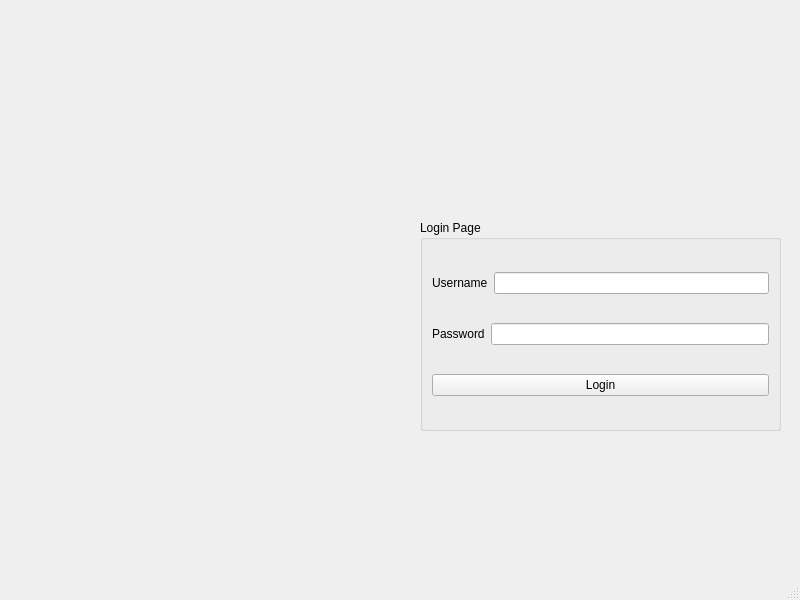
<?xml version="1.0" encoding="UTF-8"?>
<ui version="4.0">
 <class>MainWindow</class>
 <widget class="QMainWindow" name="MainWindow">
  <property name="geometry">
   <rect>
    <x>0</x>
    <y>0</y>
    <width>800</width>
    <height>600</height>
   </rect>
  </property>
  <property name="sizePolicy">
   <sizepolicy hsizetype="Expanding" vsizetype="Expanding">
    <horstretch>0</horstretch>
    <verstretch>0</verstretch>
   </sizepolicy>
  </property>
  <property name="windowTitle">
   <string>MainWindow</string>
  </property>
  <widget class="QWidget" name="centralwidget">
   <widget class="QGroupBox" name="groupBox">
    <property name="geometry">
     <rect>
      <x>420</x>
      <y>220</y>
      <width>361</width>
      <height>211</height>
     </rect>
    </property>
    <property name="title">
     <string>Login Page</string>
    </property>
    <layout class="QGridLayout" name="gridLayout">
     <item row="0" column="0">
      <layout class="QHBoxLayout" name="horizontalLayout">
       <item>
        <widget class="QLabel" name="label">
         <property name="maximumSize">
          <size>
           <width>66</width>
           <height>28</height>
          </size>
         </property>
         <property name="text">
          <string>Username</string>
         </property>
        </widget>
       </item>
       <item>
        <widget class="QLineEdit" name="lineEdit_username"/>
       </item>
      </layout>
     </item>
     <item row="1" column="0">
      <layout class="QHBoxLayout" name="horizontalLayout_2">
       <item>
        <widget class="QLabel" name="label_2">
         <property name="maximumSize">
          <size>
           <width>66</width>
           <height>28</height>
          </size>
         </property>
         <property name="text">
          <string>Password</string>
         </property>
        </widget>
       </item>
       <item>
        <widget class="QLineEdit" name="lineEdit_password"/>
       </item>
      </layout>
     </item>
     <item row="2" column="0">
      <widget class="QPushButton" name="pushButton">
       <property name="text">
        <string>Login</string>
       </property>
      </widget>
     </item>
    </layout>
   </widget>
   <widget class="QLabel" name="label_4">
    <property name="geometry">
     <rect>
      <x>20</x>
      <y>50</y>
      <width>391</width>
      <height>381</height>
     </rect>
    </property>
    <property name="text">
     <string/>
    </property>
    <property name="pixmap">
     <pixmap>../../Desktop/rms.jpg</pixmap>
    </property>
    <property name="scaledContents">
     <bool>true</bool>
    </property>
   </widget>
   <widget class="QLabel" name="label_6">
    <property name="geometry">
     <rect>
      <x>540</x>
      <y>80</y>
      <width>151</width>
      <height>111</height>
     </rect>
    </property>
    <property name="text">
     <string/>
    </property>
    <property name="pixmap">
     <pixmap>../../Desktop/user(5).png</pixmap>
    </property>
    <property name="scaledContents">
     <bool>true</bool>
    </property>
   </widget>
  </widget>
  <widget class="QMenuBar" name="menubar">
   <property name="geometry">
    <rect>
     <x>0</x>
     <y>0</y>
     <width>800</width>
     <height>25</height>
    </rect>
   </property>
  </widget>
  <widget class="QStatusBar" name="statusbar"/>
 </widget>
 <resources/>
 <connections/>
</ui>
